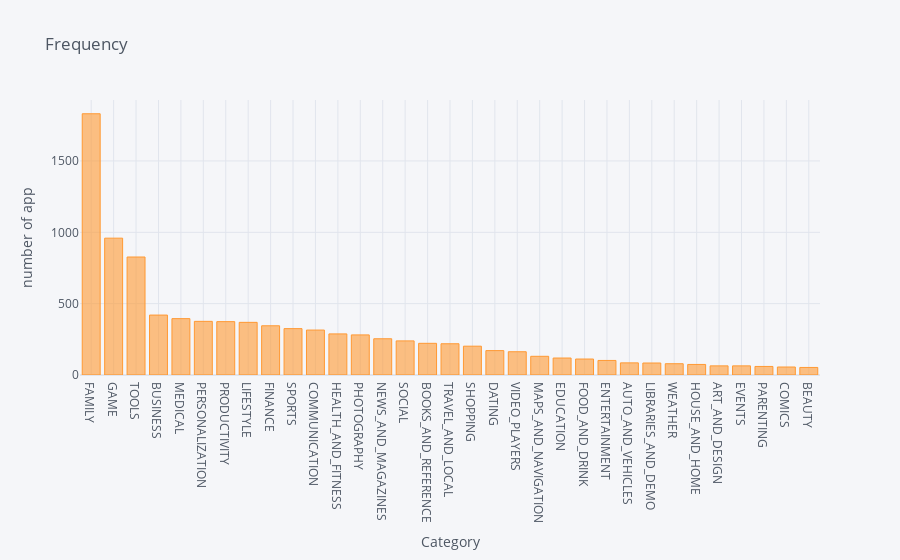

Notebook source saved alongside this figure:
### Markdown cell above
#### Frequency Distribution of categories of apps in the playstore

### Code cell
#dis
df['Category'].value_counts().iplot(kind='bar', title='Frequency', xTitle='Category', yTitle = 'number of app')

### Figure 1 — Plotly figure (JSON) as saved in the notebook; plotly's stock layout.template omitted (floating-point values rounded to 4 significant figures)
{"data": [{"marker": {"color": "rgba(255, 153, 51, 0.6)", "line": {"color": "rgba(255, 153, 51, 1.0)", "width": 1}}, "name": "Category", "orientation": "v", "text": "", "type": "bar", "x": ["FAMILY", "GAME", "TOOLS", "BUSINESS", "MEDICAL", "PERSONALIZATION", "PRODUCTIVITY", "LIFESTYLE", "FINANCE", "SPORTS", "COMMUNICATION", "HEALTH_AND_FITNESS", "PHOTOGRAPHY", "NEWS_AND_MAGAZINES", "SOCIAL", "BOOKS_AND_REFERENCE", "TRAVEL_AND_LOCAL", "SHOPPING", "DATING", "VIDEO_PLAYERS", "MAPS_AND_NAVIGATION", "EDUCATION", "FOOD_AND_DRINK", "ENTERTAINMENT", "AUTO_AND_VEHICLES", "LIBRARIES_AND_DEMO", "WEATHER", "HOUSE_AND_HOME", "ART_AND_DESIGN", "EVENTS", "PARENTING", "COMICS", "BEAUTY"], "y": [1831, 959, 827, 420, 395, 376, 374, 369, 345, 325, 315, 288, 281, 254, 239, 222, 219, 202, 171, 163, 131, 119, 112, 102, 85, 84, 79, 74, 64, 64, 60, 56, 53]}], "layout": {"legend": {"bgcolor": "#F5F6F9", "font": {"color": "#4D5663"}}, "paper_bgcolor": "#F5F6F9", "plot_bgcolor": "#F5F6F9", "title": {"font": {"color": "#4D5663"}, "text": "Frequency"}, "xaxis": {"gridcolor": "#E1E5ED", "showgrid": true, "tickfont": {"color": "#4D5663"}, "title": {"font": {"color": "#4D5663"}, "text": "Category"}, "zerolinecolor": "#E1E5ED"}, "yaxis": {"gridcolor": "#E1E5ED", "showgrid": true, "tickfont": {"color": "#4D5663"}, "title": {"font": {"color": "#4D5663"}, "text": "number of app"}, "zerolinecolor": "#E1E5ED"}}}
